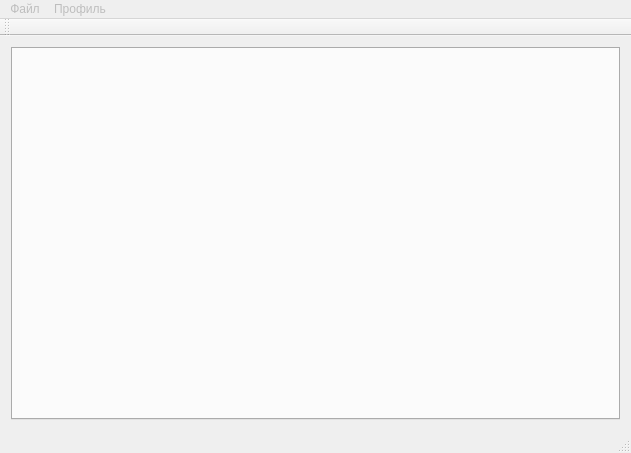
<?xml version="1.0" encoding="UTF-8"?>
<ui version="4.0">
 <class>TestAppClass</class>
 <widget class="QMainWindow" name="TestAppClass">
  <property name="enabled">
   <bool>false</bool>
  </property>
  <property name="geometry">
   <rect>
    <x>0</x>
    <y>0</y>
    <width>631</width>
    <height>453</height>
   </rect>
  </property>
  <property name="sizePolicy">
   <sizepolicy hsizetype="Ignored" vsizetype="Ignored">
    <horstretch>0</horstretch>
    <verstretch>0</verstretch>
   </sizepolicy>
  </property>
  <property name="baseSize">
   <size>
    <width>10</width>
    <height>10</height>
   </size>
  </property>
  <property name="windowTitle">
   <string>TestApp</string>
  </property>
  <widget class="QWidget" name="centralWidget">
   <property name="sizePolicy">
    <sizepolicy hsizetype="Expanding" vsizetype="Expanding">
     <horstretch>0</horstretch>
     <verstretch>0</verstretch>
    </sizepolicy>
   </property>
   <layout class="QGridLayout" name="gridLayout">
    <item row="0" column="0">
     <widget class="QTabWidget" name="subView">
      <property name="currentIndex">
       <number>-1</number>
      </property>
     </widget>
    </item>
   </layout>
  </widget>
  <widget class="QMenuBar" name="menuBar">
   <property name="geometry">
    <rect>
     <x>0</x>
     <y>0</y>
     <width>631</width>
     <height>21</height>
    </rect>
   </property>
   <widget class="QMenu" name="menuFile">
    <property name="title">
     <string>Файл</string>
    </property>
    <addaction name="saveAction"/>
   </widget>
   <widget class="QMenu" name="menu">
    <property name="title">
     <string>Профиль</string>
    </property>
    <addaction name="logoutAction"/>
   </widget>
   <addaction name="menuFile"/>
   <addaction name="menu"/>
  </widget>
  <widget class="QToolBar" name="mainToolBar">
   <attribute name="toolBarArea">
    <enum>TopToolBarArea</enum>
   </attribute>
   <attribute name="toolBarBreak">
    <bool>false</bool>
   </attribute>
  </widget>
  <widget class="QStatusBar" name="statusBar"/>
  <action name="saveAction">
   <property name="text">
    <string>Сохранить</string>
   </property>
   <property name="shortcut">
    <string>Ctrl+S</string>
   </property>
  </action>
  <action name="logoutAction">
   <property name="text">
    <string>Выйти</string>
   </property>
  </action>
 </widget>
 <layoutdefault spacing="6" margin="11"/>
 <resources>
  <include location="TestApp.qrc"/>
 </resources>
 <connections/>
</ui>
